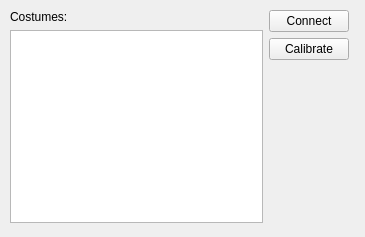
<?xml version="1.0" encoding="UTF-8"?>
<ui version="4.0">
 <class>IMUCostumeListWidget</class>
 <widget class="QWidget" name="IMUCostumeListWidget">
  <property name="geometry">
   <rect>
    <x>0</x>
    <y>0</y>
    <width>365</width>
    <height>237</height>
   </rect>
  </property>
  <property name="sizePolicy">
   <sizepolicy hsizetype="Expanding" vsizetype="Expanding">
    <horstretch>0</horstretch>
    <verstretch>0</verstretch>
   </sizepolicy>
  </property>
  <property name="windowTitle">
   <string>IMUCostumeList</string>
  </property>
  <widget class="QWidget" name="layoutWidget">
   <property name="geometry">
    <rect>
     <x>10</x>
     <y>10</y>
     <width>339</width>
     <height>213</height>
    </rect>
   </property>
   <layout class="QGridLayout" name="gridLayout">
    <item row="0" column="0">
     <widget class="QLabel" name="costumesLabel">
      <property name="text">
       <string>Costumes:</string>
      </property>
     </widget>
    </item>
    <item row="0" column="1" rowspan="2">
     <widget class="QPushButton" name="connectPushButton">
      <property name="text">
       <string>Connect</string>
      </property>
     </widget>
    </item>
    <item row="1" column="0" rowspan="3">
     <widget class="QListWidget" name="costumesListWidget">
      <property name="contextMenuPolicy">
       <enum>Qt::CustomContextMenu</enum>
      </property>
     </widget>
    </item>
    <item row="3" column="1">
     <spacer name="verticalSpacer">
      <property name="orientation">
       <enum>Qt::Vertical</enum>
      </property>
      <property name="sizeHint" stdset="0">
       <size>
        <width>20</width>
        <height>40</height>
       </size>
      </property>
     </spacer>
    </item>
    <item row="2" column="1">
     <widget class="QPushButton" name="calibrateButton">
      <property name="text">
       <string>Calibrate</string>
      </property>
     </widget>
    </item>
   </layout>
  </widget>
 </widget>
 <resources/>
 <connections>
  <connection>
   <sender>connectPushButton</sender>
   <signal>clicked()</signal>
   <receiver>IMUCostumeListWidget</receiver>
   <slot>onConnect()</slot>
   <hints>
    <hint type="sourcelabel">
     <x>311</x>
     <y>23</y>
    </hint>
    <hint type="destinationlabel">
     <x>182</x>
     <y>104</y>
    </hint>
   </hints>
  </connection>
  <connection>
   <sender>costumesListWidget</sender>
   <signal>customContextMenuRequested(QPoint)</signal>
   <receiver>IMUCostumeListWidget</receiver>
   <slot>onCostumesListContextMenu(QPoint)</slot>
   <hints>
    <hint type="sourcelabel">
     <x>138</x>
     <y>125</y>
    </hint>
    <hint type="destinationlabel">
     <x>182</x>
     <y>118</y>
    </hint>
   </hints>
  </connection>
  <connection>
   <sender>calibrateButton</sender>
   <signal>clicked()</signal>
   <receiver>IMUCostumeListWidget</receiver>
   <slot>onCalibrate()</slot>
   <hints>
    <hint type="sourcelabel">
     <x>310</x>
     <y>51</y>
    </hint>
    <hint type="destinationlabel">
     <x>182</x>
     <y>118</y>
    </hint>
   </hints>
  </connection>
 </connections>
 <slots>
  <slot>onConnect()</slot>
  <slot>onCostumesListContextMenu(QPoint)</slot>
  <slot>onCalibrate()</slot>
 </slots>
</ui>
